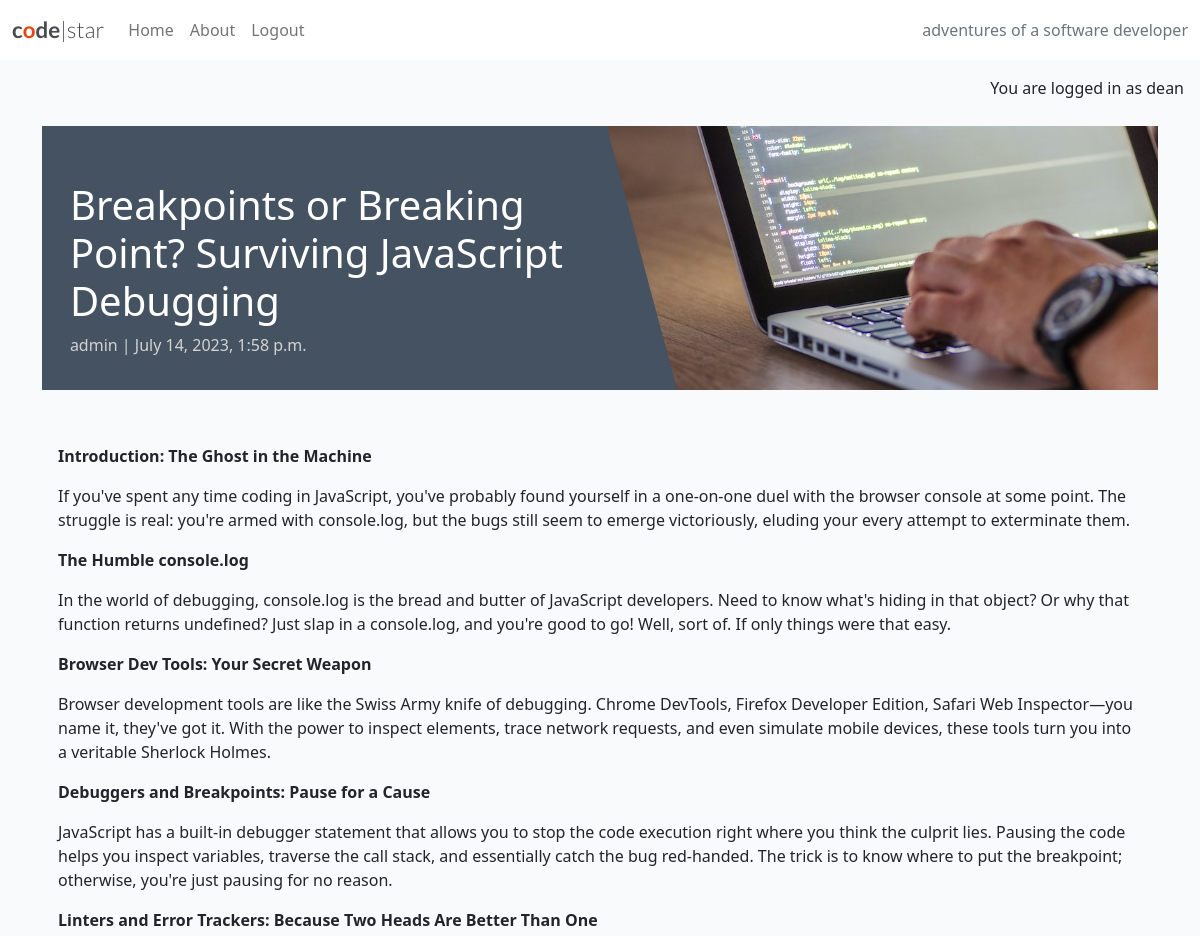
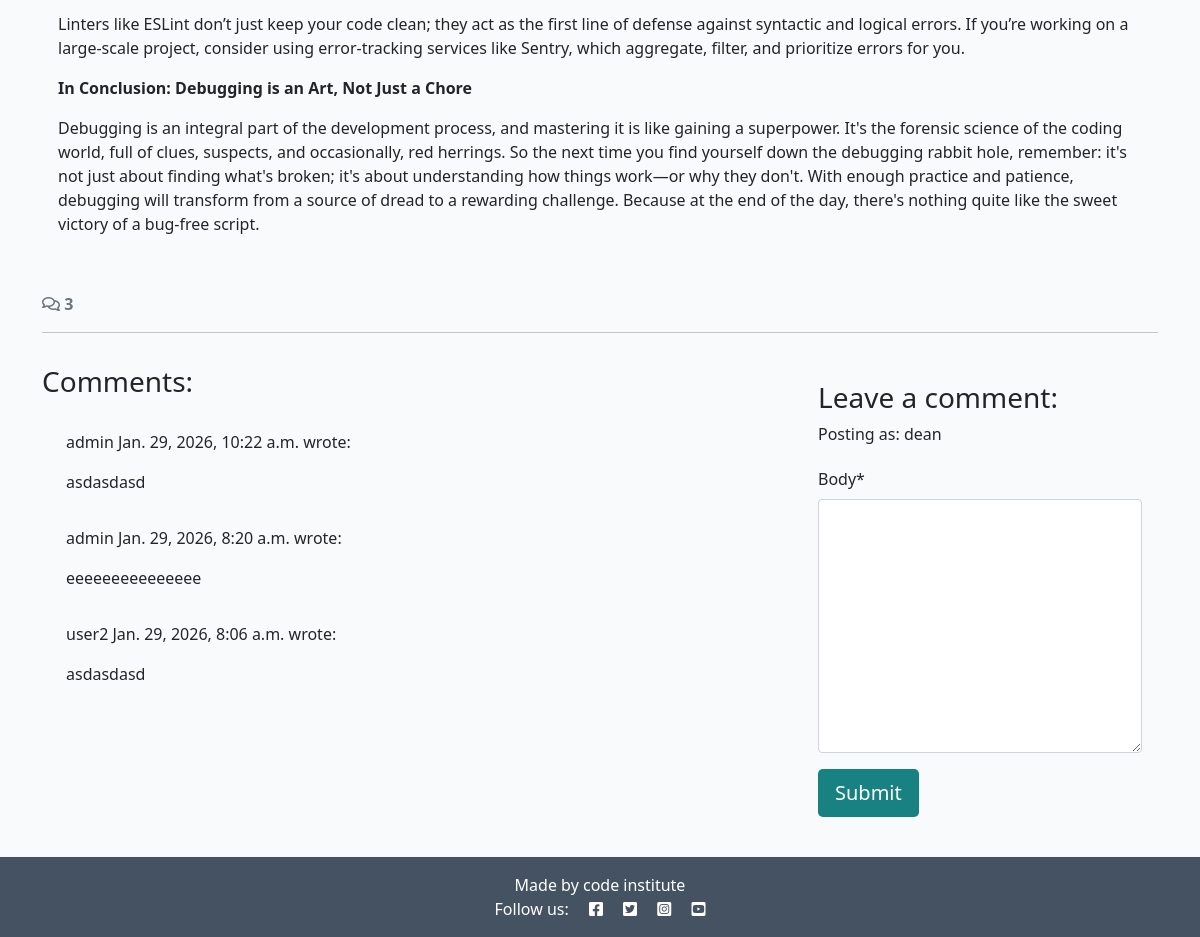
Page /breakpoints-or-breaking-point-surviving-javascript-debugging/ (signed in) on the committed database (2 pictures, top to bottom).
### blog/models.py (models this page shows, shortened)
class  Post(models.Model):
    title = models.CharField(max_length=200, unique=True)
    slug = models.SlugField(max_length=200, unique=True)
    author = models.ForeignKey(
        User, on_delete=models.CASCADE, related_name="blog_posts"
)
    featured_image = CloudinaryField('image', default='placeholder')
    content = models.TextField()
    created_on = models.DateTimeField(auto_now_add=True)
    updated_on = models.DateTimeField(auto_now=True)
    status = models.IntegerField(choices=STATUS, default=0)
    excerpt = models.TextField(blank=True)
    STATUS = ((0, "Draft"), (1, "Published"))
    class Meta:
        ordering = ["created_on"]

class Comment(models.Model):
    post = models.ForeignKey(Post, on_delete=models.CASCADE, related_name="comments")
    author = models.ForeignKey(
        User, on_delete=models.CASCADE, related_name="commenter"
    )
    body = models.TextField()
    approved = models.BooleanField(default=False)
    created_on = models.DateTimeField(auto_now_add=True)
    class Meta:
        ordering = ["created_on"]

### blog/views.py (the view, shortened to what this page needs)
# urls.py: path('<slug:slug>/', views.post_detail, name='post_detail'),
def post_detail(request, slug):
    queryset = Post.objects.filter(status=1)
    post = get_object_or_404(queryset, slug=slug)
    comments = post.comments.all().order_by("-created_on")
    comment_count = post.comments.filter(approved=True).count()
    comment_form = CommentForm()
    return render(
        request,
        "blog/post_detail.html",
        {
            "post": post,
            "comments": comments,
            "comment_count": comment_count,
            "comment_form": comment_form
        },
    )

### blog/forms.py
class CommentForm(forms.ModelForm):
    class Meta:
        model = Comment
        fields = ('body',)

### blog/templates/blog/post_detail.html (shortened to what this page needs)
{% extends 'base.html' %} {% block content %}
{% load static %}
{% load crispy_forms_tags %}
<div class="masthead">
    <div class="container">
        <div class="row g-0">
            <div class="col-md-6 masthead-text">
                <h1 class="post-title">{{ post.title }}</h1>
                <p class="post-subtitle">{{ post.author }} | {{ post.created_on }}</p>
            </div>
            <div class="d-none d-md-block col-md-6 masthead-image">
                <img src="{% static 'images/default.jpg' %}" class="scale" alt="placeholder">
            </div>
        </div>
    </div>
</div>
<div class="container">
    <div class="row">
        <div class="col card mb-4  mt-3 left  top">
            <div class="card-body">
                <p class="card-text">{{ post.content | safe}}</p>
                </div>
            </div>
        </div>
  <div class="row">
    <div class="col-12">
      <strong class="text-secondary">
        <i class="far fa-comments"></i> {{ comment_count }}
      </strong>
    </div>
    <div class="col-12">
      <hr>
    </div>
  </div>
  <div class="row">
    <div class="col-md-8 card mb-4  mt-3 ">
      <h3>Comments:</h3>
      <div class="card-body">
        {% for comment in comments %}
        <div class="p-2 comments
          ">
          <p class="font-weight-bold">
            {{ comment.author }}
            <span class="font-weight-normal">
              {{ comment.created_on }}
            </span> wrote:
          </p>
          <div id="comment{{ comment.id }}">
            {{ comment.body | linebreaks }}
          </div>
        </div>
        {% endfor %}
      </div>
    </div>
    <div class="col-md-4 card mb-4  mt-3 ">
            <div class="card-body">
                {% if user.is_authenticated %}
                <h3>Leave a comment:</h3>
                <p>Posting as: {{ user.username }}</p>
                <form id="commentForm" method="post" style="margin-top: 1.3em;">
                    {{ comment_form | crispy }}
                    <button id="submitButton" type="submit" class="btn btn-signup btn-lg">Submit</button>
                </form>
                {% else %}
                <p>Log in to leave a comment</p>
                {% endif %}
            </div>
        </div>
    </div>
</div>
{% endblock content %}

### templates/base.html (shortened to what this page needs)
{% load static %}
{% url 'home' as home_url %}
{% url 'about' as about_url %}
{% url 'account_login' as login_url %}
{% url 'account_signup' as signup_url %}
{% url 'account_logout' as logout_url %}
<!DOCTYPE html>
<html class="h-100" lang="en">
<head>
    <link rel="stylesheet" href="https://cdnjs.cloudflare.com/ajax/libs/font-awesome/5.15.3/css/all.min.css">
    <link href="https://cdn.jsdelivr.net/npm/bootstrap@5.0.1/dist/css/bootstrap.min.css" rel="stylesheet"
>
    <link rel="stylesheet" href="{% static 'css/style.css' %}">
</head>
<body class="d-flex flex-column h-100 main-bg">
    <nav class="navbar navbar-expand-lg navbar-light bg-white">
        <div class="container-fluid">
            <a class="navbar-brand" href="{% url 'home' %}"><span class="brand">c<span class="red-o">o</span>de<span
                        class="thin">|star</span></span></a>
            <div class="collapse navbar-collapse" id="navbarText">
                <ul class="navbar-nav me-auto mb-2 mb-lg-0">
                    <li class="nav-item">
                        <a class="nav-link {% if request.path == home_url %}active{% endif %}" aria-current="page"
                            href="{%  url 'home'  %}">Home</a>
                    </li>
                    <li class="nav-item">
              <a
                class="nav-link
                {% if request.path == about_url %}active{%endif%}"
                aria-current="page"
                href="{% url 'about' %}"
                >About</a
              >
            </li>
            {% if user.is_authenticated %}
<li class="nav-item">
	<a class="nav-link {% if request.path == logout_url %}active{% endif %}" aria-current="page" href="{% url 'account_logout' %}">Logout</a>
</li>
{% endif %}
                </ul>
                <span class="navbar-text text-muted">
                    adventures of a software developer
                </span>
            </div>
        </div>
    </nav>
    <main class="flex-shrink-0 main-bg">
            {% if user.is_authenticated %}
    <p class="text-end m-3">You are logged in as {{ user }}</p>
    {% else %}
    <p class="text-end m-3">You are not logged in</p>
    {% endif %}
        {% block content %}{% endblock content %}
    </main>
    <footer class="footer mt-auto py-3 dark-bg">
        <p class="m-0 text-center text-white">{% block copyright %} Made by code institute        {% endblock copyright %}</p>
        <p class="m-0 text-center text-white">Follow us: <i class="fab fa-facebook-square ms-3"></i>
            <i class="fab fa-twitter-square ms-3"></i>
            <i class="fab fa-instagram-square ms-3"></i>
            <i class="fab fa-youtube-square ms-3"></i>
        </p>
    </footer>
</body>
</html>

### static/css/style.css (style rules this page uses)
body { background-color: #F9FAFC; }
.brand { font-family: Lato, sans-serif; font-size: 1.4rem; font-weight: 700; color: #4A4A4F; }
.red-o { color: #E84610; }
.thin { font-weight: 300; }
.dark-bg { background-color: #445261; }
.main-bg { background-color: #F9FAFC; }
.card { border: none; background-color: transparent; }
.scale { width: 100%; height: auto; }
.masthead { margin-top: 10px; overflow: hidden; position: relative; display: inline-block; height: 33vh; width: 100%; }
.masthead-text { background-color: #445261; color: white; position: relative; }
.masthead-image { position: relative; overflow: hidden; }
.masthead-image:after { content: ""; position: absolute; top: 0; right: 90%; height: 100%; width: 150%; background: #445261; -webkit-transform: skew(15deg); -moz-transform: skew(15deg); transform: skew(15deg); z-index: 100; }
.post-title { margin-top: 10%; margin-left: 5%; }
.post-subtitle { margin-left: 5%; color: lightgray; }
.btn-signup, .btn-edit { background-color: #188181; color: #fff; }

### rows in the picture
Post: title "Breakpoints or Breaking Point? Surviving JavaScript Debugging", author "admin", created_on "July 14, 2023, 1:58 p.m.", content "Introduction: The Ghost in the Machine If you've spent any time coding in JavaScript, you've probably found yourself in a one-on-one duel with the browser console at some point. The struggle is real: you're armed with console.log, but the bugs still seem to emerge victoriously, eluding your every attempt to exterminate them. The Humble console.log In the world of debugging, console.log is the bread and butter of JavaScript developers. Need to know what's hiding in that object? Or why that function returns undefined? Just slap in a console.log, and you're good to go! Well, sort of. If only things were that easy. Browser Dev Tools: Your Secret Weapon Browser development tools are like the…"
Comment: author "admin", created_on "Jan. 29, 2026, 10:22 a.m.", body "asdasdasd"
Comment: author "admin", created_on "Jan. 29, 2026, 8:20 a.m.", body "eeeeeeeeeeeeeee"
Comment: author "user2", created_on "Jan. 29, 2026, 8:06 a.m.", body "asdasdasd"

### other values in the picture
{{ user }} "dean"
{{ comment_count }} "3"
{{ user.username }} "dean"
